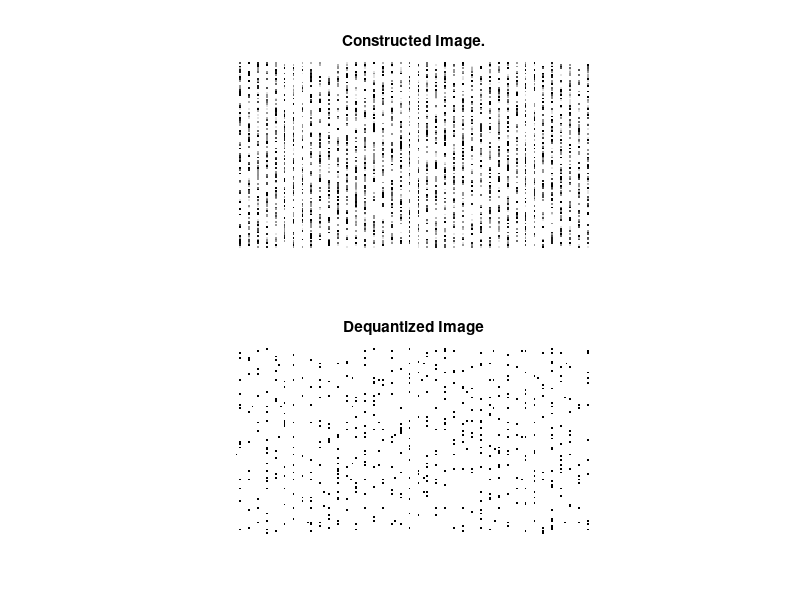

Recreate this plot in MATLAB. (Note: this script raises an error after producing the figure.)
%image construction
N = 3;
A = [1 7 0 3 2; 1 7 0 8 1; 1 7 1 8 1;];
img = zeros(104,200,3);
for r = 1:104
    for c = 1:200 
        for N = 1:3
            if c<=5
                am = A(randi(3),:);
                am(randi(5)) = 5;
                img(r,1:5,N) = am;
            elseif c>5 && rem(c,5)==0
                am = A(randi(3),:);
                am(randi(5)) = 5;
                img(r,c-4:c,N) = am;
            end      
        end
    end
end
figure(1)
subplot(2,1,1);
img = rgb2gray(img);
imshow(img); %constructed image
title('Constructed Image.');

%perform the compression  process: 
[rows,cols,rgb] = size(img);
imgBlocks = mat2cell(img,8*ones(1,rows/8),8*ones(1,cols/8));  %divide image in 8x8 blocks


quantization =  [16 11 10 16 24 40 51 61; 
                12 12 14 19 26 58 60 55;
                14 13 16 24 40 58 69 56; 
                14 17 22 29 51 87 80 62;
                18 22 37 56 68 109 103 77;
                24 35 55 64 81 104 113 92;
                49 64 78 87 103 121 120 101;
                72 92 95 98 112 100 103 99];
            
for r = 1:size(imgBlocks,1)
    for c = 1:size(imgBlocks,2)
        dctMatrix = dctmtx(size(imgBlocks{r,c},1)); %dct matrix of 8x8
        dct{r,c} = ceil(dctMatrix*cell2mat(imgBlocks(r,c))*dctMatrix');
        quantized{r,c} = cell2mat(dct(r,c))/quantization;
        dequantized{r,c} = cell2mat(quantized(r,c))*quantization;                 
        idct{r,c} = ceil(dctMatrix'*cell2mat(dequantized(r,c))*dctMatrix); 
    end
end

reconIMG = cell2mat(idct);
figure(1)
subplot(2,1,2);
imshow(reconIMG);
title('Dequantized Image');

%further compress the image with Huffman encoding
img2encode = zigzag(cell2mat(quantized));
syms = unique(img2encode);
counts = hist(img2encode,syms);
p = double(counts)./sum(counts);
[dict,avgLen] = huffmandict(syms,p);
compressedIMG = huffmanenco(img2encode,dict);

disp('The compression ratio of the quantized DCT image is:');
compressionRatio = numel(img) / numel(compressedIMG)
        
